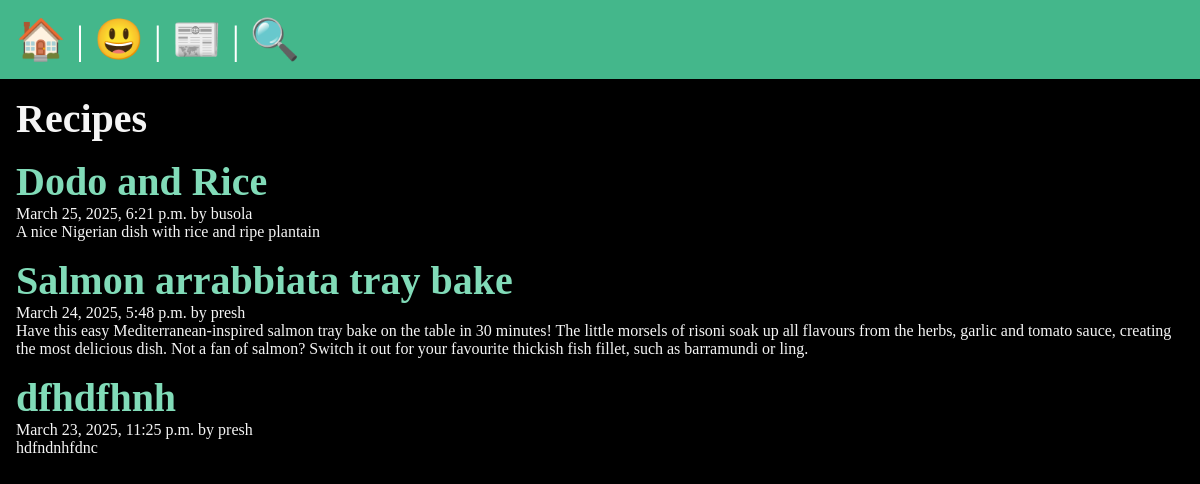
The app's page /recipes/ with its own data.
### recipes/models.py (models this page shows, shortened)
class Recipe(models.Model):
    MEAL_TYPE_CHOICES = [
        ('breakfast', 'Breakfast'),
        ('lunch', 'Lunch'),
        ('dinner', 'Dinner'),
        ('desert', 'Desert'),
        ('snack', 'Snack'),
    ]
    title = models.CharField(max_length=200)
    description = models.TextField()
    slug = models.SlugField()
    instructions = models.TextField()
    meal_type = models.CharField(max_length=50, choices=MEAL_TYPE_CHOICES, null=True)
    banner = models.ImageField(default= 'fallback.png', blank = True)
    created_by = models.ForeignKey(User, on_delete=models.CASCADE)
    created_at = models.DateTimeField(auto_now_add=True)
    updated_at = models.DateTimeField(auto_now=True)
    tags = models.ManyToManyField(Tag, related_name='recipes')
    ingredients = models.ManyToManyField(
        Ingredient,
        through='RecipeIngredient',
        through_fields=('recipe', 'ingredient'),
        blank=True
    )

### recipes/views.py (the view)
# urls.py: path('', views.recipes_list, name='list'),
def recipes_list(request):
    recipes = Recipe.objects.all().order_by('-created_at')
    return render(request, 'recipes/recipes_list.html', {'recipes': recipes})

### recipes/templates/recipes/recipes_list.html (shortened to what this page needs)
{% extends 'layout.html'%}
{% block content %}
    <section>
        <h1>Recipes</h1>
        {% for recipe in recipes %}
            <article class="recipe">
                <h2>
                    <a href="{% url 'recipes:page' slug=recipe.slug %}">
                        {{ recipe.title }}
                    </a>
                </h2>
                <p>{{ recipe.created_at }} by {{ recipe.created_by }} </p>
                <p>{{recipe.description}} </p>
            </article>
        {% endfor %}
    </section>
{% endblock %}

### static/css/style.css (style rules this page uses)
* { margin: 0; padding: 0; box-sizing: border-box; }
body { min-height: 100vh; background-color: black; color: whitesmoke; font-size: 3rem; }
section { display: flex; flex-flow: column; gap: 1rem; }
h1, h2 { font-size: 2.5rem; }
p, ul, li { font-size: 1rem; }
a { text-decoration: none; color: #81dbb8 }

### records on screen
Recipe: title "Dodo and Rice", created_at "March 25, 2025, 6:21 p.m.", created_by "busola", description "A nice Nigerian dish with rice and ripe plantain"
Recipe: title "Salmon arrabbiata tray bake", created_at "March 24, 2025, 5:48 p.m.", created_by "presh", description "Have this easy Mediterranean-inspired salmon tray bake on the table in 30 minutes! The little morsels of risoni soak up all flavours from the herbs, garlic and tomato sauce, creating the most delicious dish. Not a fan of salmon? Switch it out for your favourite thickish fish fillet, such as barramundi or ling."
Recipe: title "dfhdfhnh", created_at "March 23, 2025, 11:25 p.m.", created_by "presh", description "hdfndnhfdnc"
